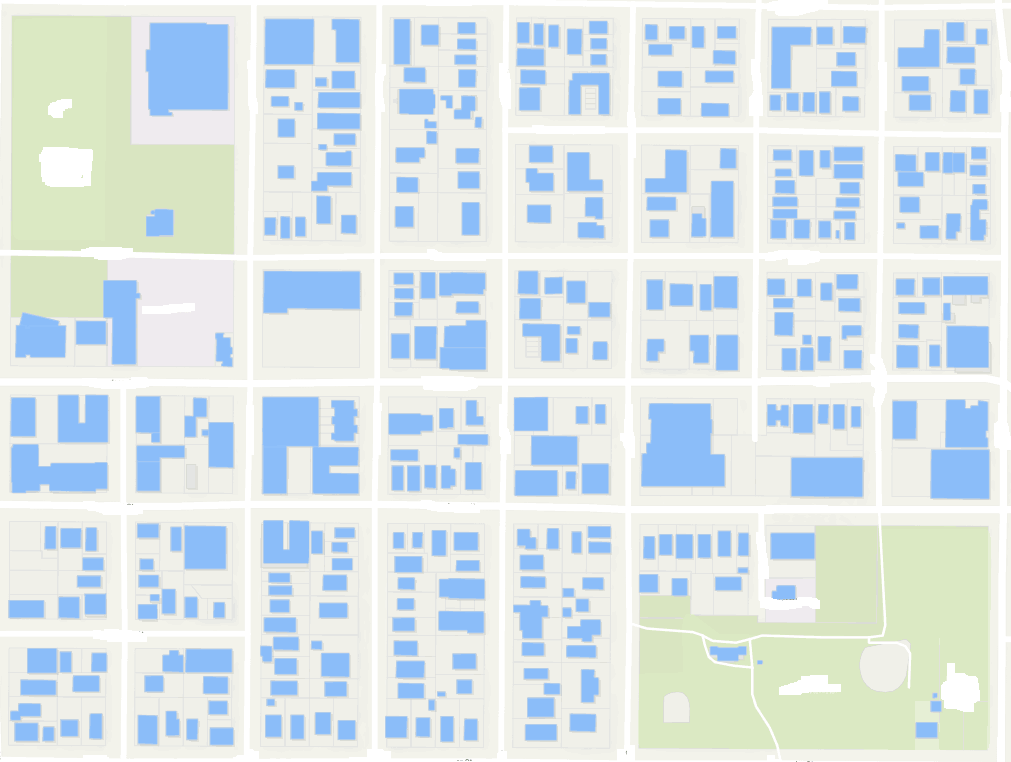
#> input picture img/map.png, 1011 x 762 px
$ python readimg.py
#> lines starting #> are read from the running program, lines starting #| are printed output that depends on the picture; after the words box and inside, x2 and y2 are one past the last pixel; in counts of white or black regions, pixels touching at a corner belong together
#############################################   1
#功能：将彩色图片转换为黑白照片
#input:map.png  ====  output:img/mapreslut.png

from PIL import Image
import numpy as np
import os

#img = Image.open("pic.png")
L_image = Image.open("img/map.png")
#> L_image is the input picture: PIL image 1011x762 RGBA; mean R, G, B, A 216.9, 229, 233.3, 255
img =  L_image.convert("RGB")
# img = np.array(out)
dstpath=input('请输入图片输出目录（不输入路径则表示使用源图片所在目录）：')
#> the answer given: img/map.png
print("正在将map.png转化为黑白二值照片，请稍等...")
height = 762
width = 1011

# 输出图片的像素值

for i in range(width):
      for j in range(height):
            # print (img.getpixel((0,0)))
            # print(i, j)
            r, g, b = img.getpixel((i, j))
            if (b > g and b > r):  # 对蓝色进行判断
                b = 0
                g = 0
                r = 0
            else:
                b = 255
                g = 255
                r = 255

            img.putpixel((i, j), (r, g, b))
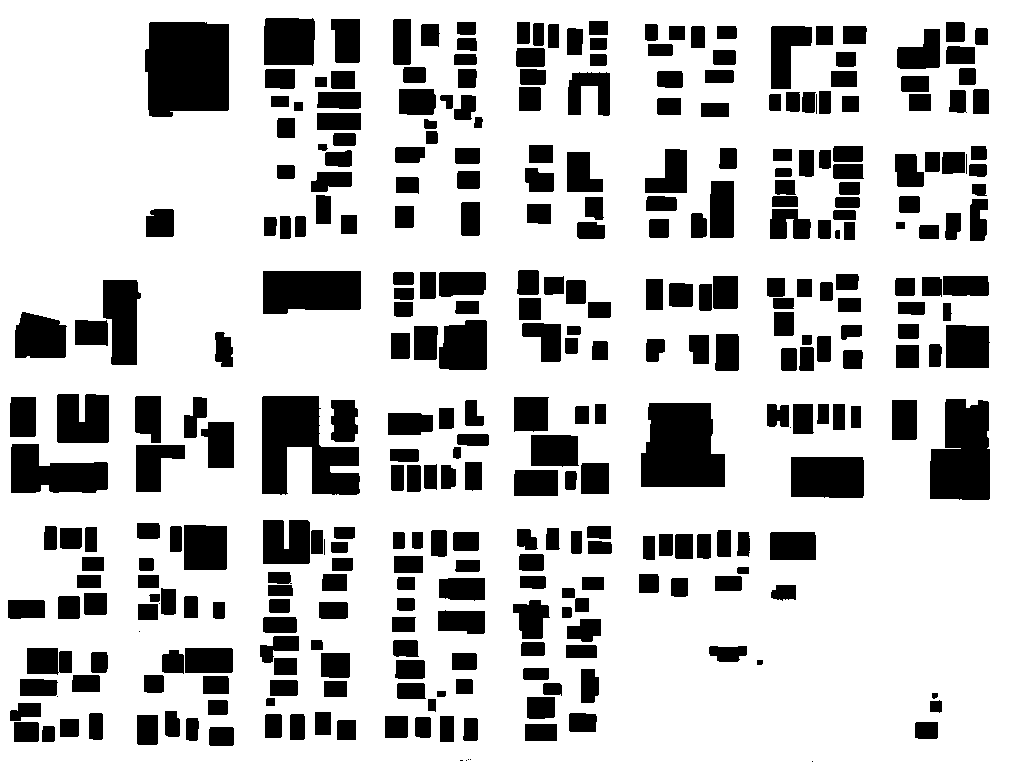
#> img: PIL image 1011x762 RGB; 76.2% white; 337 black regions (10 under 20 px), largest, box (x1, y1, x2, y2) and area: (145, 22, 229, 117) 7339, (262, 396, 360, 495) 6132, (641, 403, 725, 487) 5994

print(type(img))
#| <class 'PIL.Image.Image'>

img.save(os.path.join(dstpath,'mapresult.png'))
print("mapresult.png已经生成，存放在img文件夹中")

# [20 lines of commented-out code are left out]
